Frame 1 (no input): blank canvas, image omitted
Frame 60 (the mouse pressed at the canvas centre just before this capture): blank canvas, image omitted
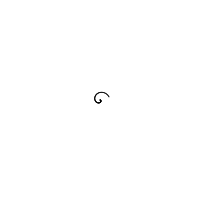
Frame 120 (the mouse held since frame 60 and released just before this capture)

The Processing sketch whose frames 1 and 60 were blank and that drew this single picture after the mouse press (run headless with seeded random() and noise(); from frame 60 on, the mouse is pressed at the canvas centre):

// Processing sketch: Oscillation101
// ── Oscillation101.pde
float r = 0;
float theta = 0;

void setup() {
    size(200, 200);
    background(255);
}

void draw() {
    float x = r * cos(theta);
    float y = r * sin(theta);
    noStroke();
    fill(0);
    ellipse(x + width / 2, y + height / 2, 1, 1);
    
    theta += 0.05;
    r += 0.08;
}
